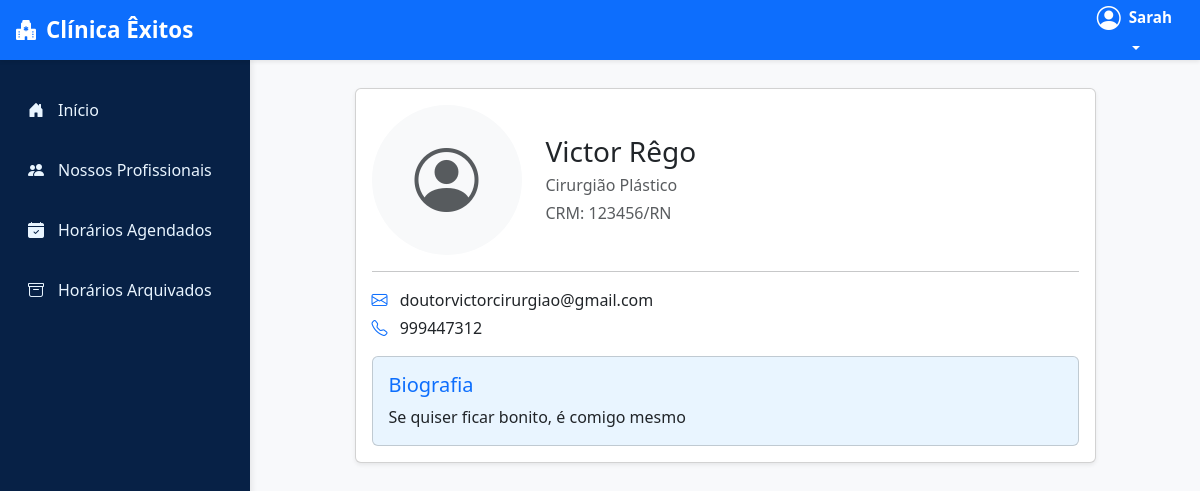
The app's page /usuarios/profissional/1/ (signed in) with its own data.
### usuarios/models.py (models this page shows, shortened)
class UsuarioAdaptado(AbstractUser):
    cpf = models.CharField(max_length=11, unique=True, verbose_name="CPF")
    nome_cidade = models.CharField(max_length=100, blank=True, null=True)
    endereco = models.CharField(max_length=255, blank=True, null=True)
    nome_bairro = models.CharField(max_length=100, blank=True, null=True)
    data_nascimento = models.DateField(blank=True, null=True)
    foto_perfil = models.ImageField(upload_to='perfil/', null=True, blank=True, verbose_name="Foto de Perfil")
    is_professional = models.BooleanField(default=False)
    especializacao = models.CharField(max_length=255, blank=True, null=True, verbose_name="Especialização")
    crm = models.CharField(max_length=50, blank=True, null=True, verbose_name="CRM")
    telefone_contato = models.CharField(max_length=20, blank=True, null=True, verbose_name="Telefone de Contato")
    email_profissional = models.EmailField(blank=True, null=True, verbose_name="E-mail Profissional")
    biografia = models.TextField(blank=True, null=True, verbose_name="Biografia")

### usuarios/views.py (the view)
# urls.py: path('profissional/<int:pk>/', views.detalhe_profissional, name='detalhe_profissional'),
@login_required
def detalhe_profissional(request, pk):
    profissional = get_object_or_404(UsuarioAdaptado, pk=pk, is_professional=True)
    return render(request, 'profissionais/detalhe.html', {'profissional': profissional})

### usuarios/templates/profissionais/detalhe.html (shortened to what this page needs)
{% extends 'base.html' %}
{% block content %}
<div class="row justify-content-center">
    <div class="col-lg-10">
        <div class="card shadow-sm mb-4 p-3">
            <div class="d-flex align-items-center">
                <div class="me-4 text-center">
                    {% if profissional.foto_perfil %}
                        <img src="{{ profissional.foto_perfil.url }}" class="rounded-circle" style="width:150px; height:150px; object-fit:cover;">
                    {% else %}
                        <div class="rounded-circle bg-light d-flex align-items-center justify-content-center" style="width:150px; height:150px;">
                            <i class="bi bi-person-circle text-muted" style="font-size:4rem;"></i>
                        </div>
                    {% endif %}
                </div>
                <div>
                    <h3 class="mb-1">{{ profissional.first_name }} {{ profissional.last_name }}</h3>
                    <p class="text-muted mb-1">
                        {% if profissional.especializacao %}{{ profissional.especializacao }}{% else %}Especialização não informada{% endif %}
                    </p>
                    <p class="text-muted mb-0">
                        {% if profissional.crm %}CRM: {{ profissional.crm }}{% else %}CRM não informado{% endif %}
                    </p>
                </div>
            </div>
            <hr class="my-3">
            <div class="row mb-3">
                <div class="col-md-6">
                    <p class="mb-1"><i class="bi bi-envelope text-primary me-2"></i>
                        {% if profissional.email_profissional %}{{ profissional.email_profissional }}{% else %}E-mail não informado{% endif %}
                    </p>
                    <p class="mb-0"><i class="bi bi-telephone text-primary me-2"></i>
                        {% if profissional.telefone_contato %}{{ profissional.telefone_contato }}{% else %}Telefone não informado{% endif %}
                    </p>
                </div>
            </div>
            <div class="card" style="background-color:#e9f5ff;">
                <div class="card-body">
                    <h5 class="card-title text-primary">Biografia</h5>
                    <p class="card-text mb-0">
                        {% if profissional.biografia %}{{ profissional.biografia }}{% else %}Biografia não informada{% endif %}
                    </p>
                </div>
            </div>
        </div>
    </div>
</div>
{% endblock %}

### templates/base.html (shortened to what this page needs)
{% load static %}
<!DOCTYPE html>
<html lang="pt-br">
<head>
    <link href="https://cdn.jsdelivr.net/npm/bootstrap@5.3.0/dist/css/bootstrap.min.css" rel="stylesheet">
    <link rel="stylesheet" href="https://cdn.jsdelivr.net/npm/bootstrap-icons@1.11.0/font/bootstrap-icons.css">
</head>
<body>
    <nav class="navbar top-navbar fixed-top">
        <div class="container-fluid">
            <a class="navbar-brand" href="{% if user.is_authenticated and user.groups.all.0.name == 'profissionais' %}{% url 'listar_horarios' %}
                {% elif user.is_authenticated and user.groups.all.0.name == 'usuarios_comum' %}{% url 'listar_consultas_usuario' %}
                {% elif user.is_superuser %}/admin/
                {% else %}{% url 'login' %}{% endif %}">
                <i class="bi bi-hospital-fill" style="font-size:1.25rem;"></i> Clínica Êxitos
            </a>
            <div class="user-menu">
                <div class="dropdown">
                    <button class="btn dropdown-toggle user-btn" type="button" data-bs-toggle="dropdown">
                        <div class="d-flex align-items-center gap-2">
                            {% if user.is_authenticated %}
                                {% if user.foto_perfil %}
                                    <img src="{{ user.foto_perfil.url }}" alt="{{ user.username }}" class="user-avatar">
                                {% else %}
                                    <i class="bi bi-person-circle fs-4" style="color:white"></i>
                                {% endif %}
                            {% else %}
                                <i class="bi bi-person-circle fs-4" style="color:white"></i>
                            {% endif %}
                            <div class="user-info text-start">
                                {% if user.is_authenticated %}
                                    <div class="user-name">{{ user.get_full_name|default:user.username }}</div>
                                {% else %}
                                    <div class="user-name">Visitante</div>
                                {% endif %}
                            </div>
                        </div>
                    </button>
                </div>
            </div>
        </div>
    </nav>
    <div class="sidebar">
        <nav class="nav flex-column">
            <a class="nav-link {% if request.resolver_match.url_name == 'listar_horarios' or request.resolver_match.url_name == 'listar_consultas_usuario' %}active{% endif %}"
               href="{% if user.is_authenticated and user.groups.all.0.name == 'profissionais' %}{% url 'listar_horarios' %}
                      {% elif user.is_authenticated and user.groups.all.0.name == 'usuarios_comum' %}{% url 'listar_consultas_usuario' %}
                      {% elif user.is_superuser %}/admin/
                      {% else %}{% url 'login' %}{% endif %}">
                <i class="bi bi-house-door-fill"></i> Início
            </a>
            <a class="nav-link {% if request.resolver_match.url_name == 'listar_profissionais' %}active{% endif %}" href="{% url 'listar_profissionais' %}">
                <i class="bi bi-people-fill"></i> Nossos Profissionais
            </a>
            <a class="nav-link {% if request.resolver_match.url_name == 'horarios_agendados' %}active{% endif %}" href="{% url 'horarios_agendados' %}">
                <i class="bi bi-calendar-check-fill"></i> Horários Agendados
            </a>
            <a class="nav-link {% if request.resolver_match.url_name == 'horarios_arquivados' %}active{% endif %}" href="{% url 'horarios_arquivados' %}">
                <i class="bi bi-archive"></i> Horários Arquivados
            </a>
        </nav>
    </div>
    <main class="main-content">
        {% block content %}{% endblock %}
    </main>
</body>
</html>

### templates/base.html (style rules this page uses)
:root { --primary-blue: #0d6efd; --light-blue: #e9f5ff; --dark-blue: #072146; --sidebar-width: 250px; --muted-text: #6c757d; }
body { background-color: #f8f9fb; font-family: 'Segoe UI', Tahoma, Geneva, Verdana, sans-serif; }
.top-navbar { background-color: var(--primary-blue); height: 60px; box-shadow: 0 2px 4px rgba(0,0,0,0.08); }
.top-navbar .container-fluid { display: flex; justify-content: space-between; align-items: center; height: 100%; padding: 0 1rem; }
.top-navbar .navbar-brand { color: white; font-size: 1.4rem; font-weight: 700; display: flex; align-items: center; gap: 10px; margin: 0; height: 100%; text-decoration: none; }
.top-navbar .user-menu { color: white; display: flex; align-items: center; height: 100%; }
.top-navbar .dropdown-toggle { background-color: transparent; border: none; color: white; font-weight: 500; padding: 8px 12px; }
.top-navbar .user-name { font-weight: 600; font-size: 0.95rem; color: white; }
.sidebar { position: fixed; top: 60px; left: 0; bottom: 0; width: var(--sidebar-width); background-color: var(--dark-blue); padding-top: 20px; box-shadow: 2px 0 6px rgba(0,0,0,0.08); overflow-y: auto; }
.sidebar .nav-link { color: #e9f5ff; padding: 12px 18px; margin: 6px 10px; border-radius: 6px; transition: all 0.2s; display: flex; align-items: center; gap: 10px; }
.sidebar .nav-link i { width: 20px; }
.main-content { margin-left: var(--sidebar-width); margin-top: 60px; padding: 28px; min-height: calc(100vh - 60px); }

### records on screen
UsuarioAdaptado: get_full_name "Sarah"
UsuarioAdaptado: first_name "Victor", last_name "Rêgo", especializacao "Cirurgião Plástico", crm "123456/RN", email_profissional "doutorvictorcirurgiao@gmail.com", telefone_contato "999447312", biografia "Se quiser ficar bonito, é comigo mesmo"
